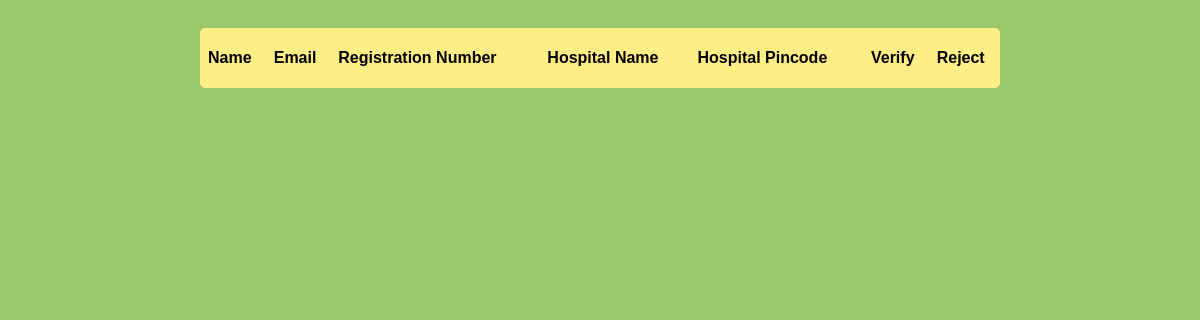
Before: /auth/approve/ (signed in) with the older database file.
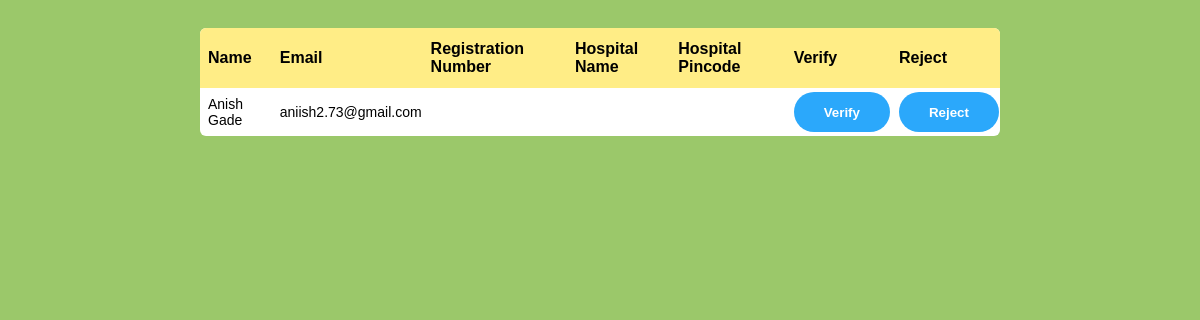
After: the same page with the newer database file.
### register/models.py (models this page shows, shortened)
class Doctor(models.Model):
    user = models.OneToOneField(User, on_delete=models.CASCADE)
    fname = models.CharField(max_length=100)
    lname = models.CharField(max_length=100)
    email = models.EmailField(max_length=100)
    phone = models.CharField(max_length=100)
    registration_number = models.CharField(max_length=100,blank=True)
    specialization = models.CharField(max_length=100,blank=True)
    hospital_name = models.CharField(max_length=100,blank=True)
    hospital_address = models.CharField(max_length=100,blank=True)
    hospital_phone = models.CharField(max_length=100,blank=True)
    hospital_email = models.EmailField(max_length=100,blank=True)
    hospital_pincode = models.CharField(max_length=100,blank=True)
    hospital_city = models.CharField(max_length=100,blank=True)
    verify = models.BooleanField(default=False)

### register/views.py (the view, shortened to what this page needs)
# urls.py: path('approve/', views.approve, name='approve'),
@login_required(login_url='/adminlogin/')
def approve(request):
    doctors = Doctor.objects.filter(verify=False)
    return render(request, 'administration/approve.html',{'doctors':doctors})

### templates/administration/approve.html (shortened to what this page needs)
<!DOCTYPE html>
{% load static %}
<html lang="en">
<head>
    <link rel="stylesheet" href="{% static 'css/approve.css' %}">
</head>
<body>
    <table>
        <thead>
          <tr>
            <th>Name</th>
            <th>Email</th>
            <th>Registration Number</th>
            <th>Hospital Name</th>
            <th>Hospital Pincode</th>
            <th>Verify</th>
            <th>Reject</th>
          </tr>
        </thead>
        <tbody>
            {% for doctor in doctors %}
            <tr>
                <td>{{ doctor.fname }} {{ doctor.lname }}</td>
                <td>{{ doctor.email }}</td>
                <td>{{ doctor.registration_number }}</td>
                <td>{{ doctor.hospital_name }}</td>
                <td>{{ doctor.hospital_pincode }}</td>
                <td><form action="" method="POST">{% csrf_token %} <input type="text" value="{{doctor.email}}" name="doctor_user" hidden> <button type="submit" name="verify">Verify</button> </form></td>
                <td><form action="" method="POST">{% csrf_token %} <input type="text" value="{{doctor.email}}" name="doctor_user" hidden> <button type="submit" name="reject">Reject</button> </form></td>
            </tr>
            {% endfor %}
        </tbody>
    </table>
</body>
</html>

### static/css/approve.css (style rules this page uses)
table { border-spacing: 1; border-collapse: collapse; background: white; border-radius: 6px; overflow: hidden; max-width: 800px; width: 100%; margin: 0 auto; position: relative; }
table * { position: relative; }
table td, table th { padding-left: 8px; }
table thead tr { height: 60px; background: #FFED86; font-size: 16px; }
table tbody tr { height: 48px; border-bottom: 1px solid #E3F1D5; }
table tbody tr:last-child { border: 0; }
table td, table th { text-align: left; }
body { background: #9BC86A; font: 400 14px "Calibri", "Arial"; padding: 20px; }
button { padding: 12.5px 30px; border: 0; border-radius: 100px; background-color: #2ba8fb; color: #ffffff; font-weight: Bold; transition: all 0.5s; -webkit-transition: all 0.5s; }

Changed rows visible on the page:
added Doctor: fname "Anish", lname "Gade", email "aniish2.73@gmail.com"
